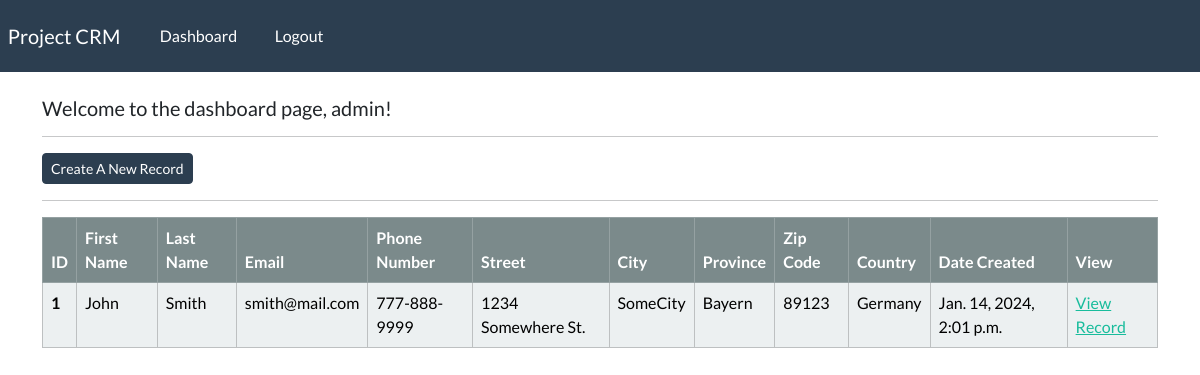
The app's page /dashboard/ (signed in), older data.
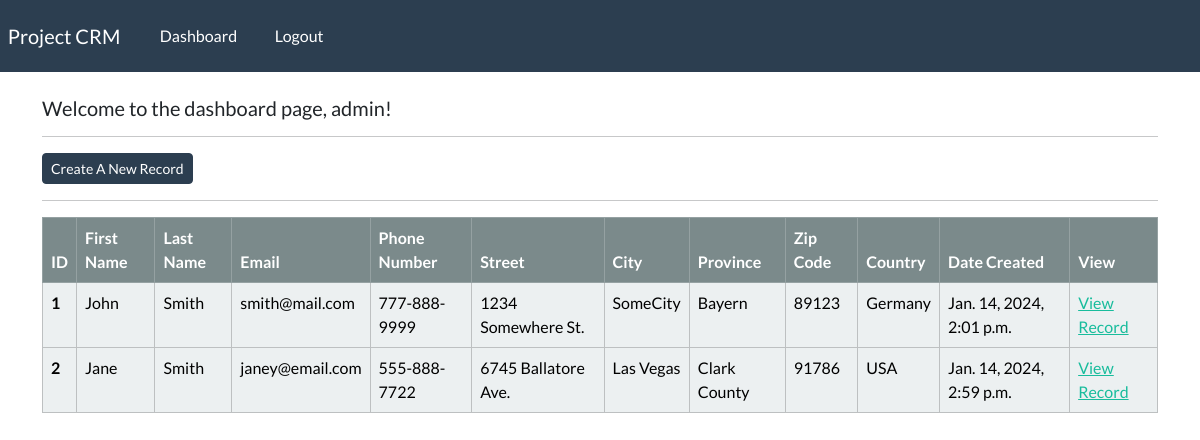
The same page, newer data.
### webapp/models.py (models this page shows, shortened)
class Record(models.Model):
    creation_date = models.DateTimeField(auto_now_add=True)
    first_name = models.CharField(max_length=100)
    last_name = models.CharField(max_length=100)
    email_address = models.EmailField(max_length=255)
    phone_number = models.CharField(max_length=20)
    address = models.CharField(max_length=255)
    city = models.CharField(max_length=100)
    province = models.CharField(max_length=100)
    postal_code = models.CharField(max_length=10)
    country = models.CharField(max_length=100)

### webapp/views.py (the view)
# urls.py: path("dashboard/", views.dashboard, name="dashboard"), # - CRUD starts here
@login_required(login_url="login")
def dashboard(request):
    records = Record.objects.all()
    context = {"records": records}
    return render(request, "webapp/dashboard.html", context=context)

### webapp/templates/webapp/dashboard.html
{% extends "webapp/base.html" %}
{% block content %}
    <h5>Welcome to the dashboard page, {{ user }}!</h5>
    <hr>
    <a class="btn btn-primary btn-sm" href="{% url 'create-record' %}">
        Create A New Record
    </a>
    <hr>
    <table class="table table-light table-hover table-bordered">
        <thead class="table-dark">
            <tr>
                <th scope="col">ID</th>
                <th scope="col">First Name</th>
                <th scope="col">Last Name</th>
                <th scope="col">Email</th>
                <th scope="col">Phone Number</th>
                <th scope="col">Street</th>
                <th scope="col">City</th>
                <th scope="col">Province</th>
                <th scope="col">Zip Code</th>
                <th scope="col">Country</th>
                <th scope="col">Date Created</th>
                <th scope="col">View</th>
            </tr>
        </thead>
        <tbody>
            {% if records %}
                {% for record in records %}
                <tr>
                    <th scope="row">{{ record.id }}</th>
                    <td>{{ record.first_name }}</td>
                    <td>{{ record.last_name }}</td>
                    <td>{{ record.email_address }}</td>
                    <td>{{ record.phone_number }}</td>
                    <td>{{ record.address }}</td>
                    <td>{{ record.city }}</td>
                    <td>{{ record.province }}</td>
                    <td>{{ record.postal_code }}</td>
                    <td>{{ record.country }}</td>
                    <td>{{ record.creation_date }}</td>
                    <td><a href="{% url 'record' record.id %}">View Record</a></td>
                </tr>
                {% endfor %}
            {% endif %}
        </tbody>
    </table>
{% endblock %}

Row changes from the older to the newer data that the page shows:
added Record: id "2", first_name "Jane", last_name "Smith", email_address "janey@email.com", phone_number "555-888-7722", address "6745 Ballatore Ave.", city "Las Vegas", province "Clark County", postal_code "91786", country "USA", creation_date "Jan. 14, 2024, 2:59 p.m."
